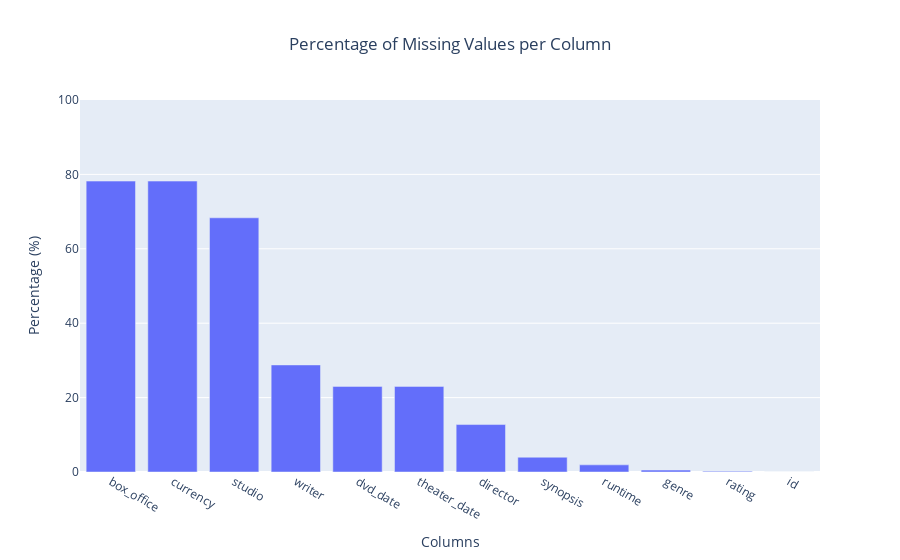

Notebook code cell kept with this figure:
### Code cell
# Graphical representation of the missing values in the DataFrame
missing_values(movie_info_df)

### Figure 1 — Plotly figure (JSON) as saved in the notebook; plotly's stock layout.template omitted (floating-point values rounded to 4 significant figures)
{"data": [{"alignmentgroup": "True", "hovertemplate": "Columns=%{x}<br>Percentage (%)=%{y}<extra></extra>", "legendgroup": "", "marker": {"color": "#636efa"}, "name": "", "offsetgroup": "", "orientation": "v", "showlegend": false, "textposition": "auto", "type": "bar", "x": ["box_office", "currency", "studio", "writer", "dvd_date", "theater_date", "director", "synopsis", "runtime", "genre", "rating", "id"], "xaxis": "x", "y": [78.21, 78.21, 68.33, 28.78, 23.01, 23.01, 12.76, 3.974, 1.923, 0.5128, 0.1923, 0], "yaxis": "y"}], "layout": {"barmode": "relative", "legend": {"tracegroupgap": 0}, "title": {"text": "Percentage of Missing Values per Column", "x": 0.5}, "xaxis": {"anchor": "y", "domain": [0, 1], "title": {"text": "Columns"}}, "yaxis": {"anchor": "x", "domain": [0, 1], "range": [0, 100], "title": {"text": "Percentage (%)"}}}}
